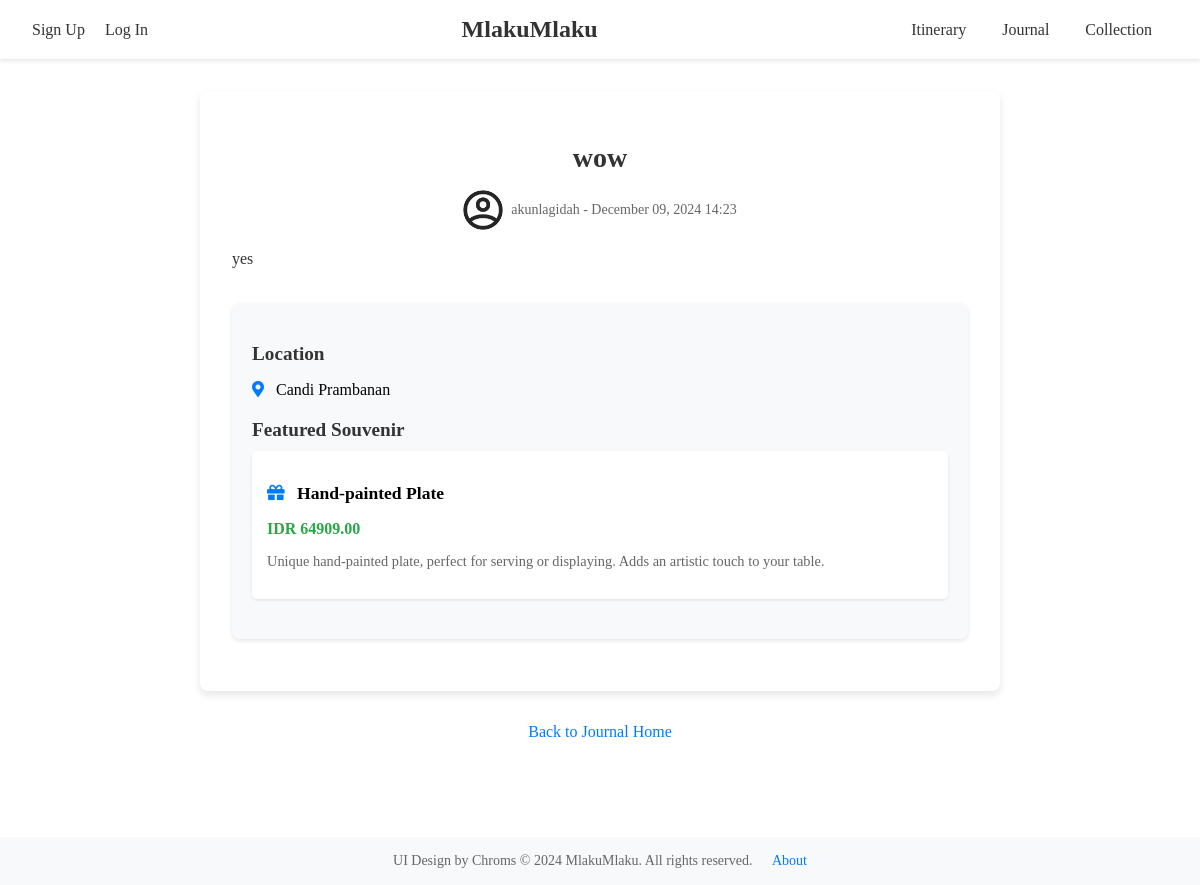
Page /journal/3/ on the committed database.
### main/models.py (models this page shows, shortened)
class Journal(models.Model):
    author = models.ForeignKey(User, on_delete=models.CASCADE, related_name='journals')
    title = models.CharField(max_length=200)
    content = models.TextField()
    created_at = models.DateTimeField(auto_now_add=True)
    updated_at = models.DateTimeField(auto_now=True)
    image = models.ImageField(upload_to='journal_images/', null=True, blank=True)
    likes = models.ManyToManyField(User, related_name='liked_journals', blank=True)
    souvenir = models.ForeignKey('Souvenir', on_delete=models.SET_NULL, null=True, blank=True)
    place_name = models.CharField(max_length=200, null=True, blank=True)

class Souvenir(models.Model):
    name = models.CharField(max_length=200)
    price = models.DecimalField(max_digits=10, decimal_places=2)
    place_name = models.CharField(max_length=200)  #
    description = models.TextField()

### main/views.py (the view)
# urls.py: path('journal/<int:journal_id>/', journal_detail, name='journal_detail'),
def journal_detail(request, journal_id):
    journal = get_object_or_404(Journal, id=journal_id)
    return render(request, 'main/spesific_journal.html', {'journal': journal})

### main/templates/main/spesific_journal.html (shortened to what this page needs)
{% load static %}
<!DOCTYPE html>
<html lang="en">
<head>
    <link rel="stylesheet" href="https://cdnjs.cloudflare.com/ajax/libs/font-awesome/5.15.4/css/all.min.css">
</head>
<body class="spesific-journal">
    <div class="navbar">
        <div>
            <a href="{% url 'main:register' %}" class="nav-link">Sign Up</a>
            <a href="{% url 'main:login' %}" class="nav-link">Log In</a>
        </div>
        <div class="nav-logo">MlakuMlaku</div>
        <nav class="nav-menu">
            <a href="{% url 'main:itinerary_list' %}"class="nav-link">Itinerary</a>
            <a href="{% url 'main:journal_home' %}">Journal</a>
            <a href="#">Collection</a>
        </nav>
    </div>
    <div class="container">
        <div class="journal-details">
            <h1 class="journal-title">{{ journal.title }}</h1>
            <div class="journal-meta">
                <div class="profile">
                    <img class="profile-img" src="{% static 'images/profile.png' %}" alt="Profile">
                    <span class="author">{{ journal.author.username }} - {{ journal.created_at|date:"F d, Y H:i" }}</span>
                </div>
            </div>
            <p class="journal-content">{{ journal.content }}</p>
            {% if journal.place_name or journal.souvenir %}
            <div class="location-souvenir-details">
                {% if journal.place_name %}
                <div class="detail-item">
                    <h3>Location</h3>
                    <p><i class="fas fa-map-marker-alt"></i> {{ journal.place_name }}</p>
                </div>
                {% endif %}
                {% if journal.souvenir %}
                <div class="detail-item">
                    <h3>Featured Souvenir</h3>
                    <div class="souvenir-card">
                        <p class="souvenir-name"><i class="fas fa-gift"></i> {{ journal.souvenir.name }}</p>
                        <p class="souvenir-price">IDR {{ journal.souvenir.price }}</p>
                        <p class="souvenir-desc">{{ journal.souvenir.description }}</p>
                    </div>
                </div>
                {% endif %}
            </div>
            {% endif %}
            </div>
            <div class="back-button">
                <a href="{% url 'main:journal_home' %}" class="back-link">Back to Journal Home</a>
            </div>
        </div>
        <footer class="footer">
            <span>UI Design by Chroms</span>
            <span>&copy; 2024 MlakuMlaku. All rights reserved.</span>
            <a href="#" class="footer-link">About</a>
        </footer>
</body>
</html>

### rows in the picture
Journal: title "wow", author.username "akunlagidah", created_at "December 09, 2024 14:23", content "yes", place_name "Candi Prambanan", souvenir.name "Hand-painted Plate", souvenir.price "64909.00", souvenir.description "Unique hand-painted plate, perfect for serving or displaying. Adds an artistic touch to your table."
